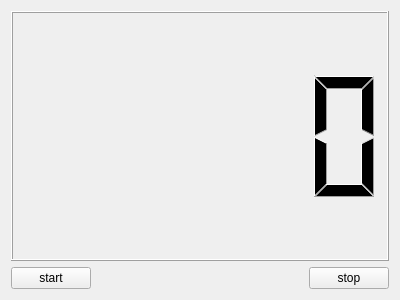
<?xml version="1.0" encoding="UTF-8"?>
<ui version="4.0">
 <class>Widget</class>
 <widget class="QWidget" name="Widget">
  <property name="geometry">
   <rect>
    <x>0</x>
    <y>0</y>
    <width>400</width>
    <height>300</height>
   </rect>
  </property>
  <property name="windowTitle">
   <string>Widget</string>
  </property>
  <layout class="QGridLayout" name="gridLayout">
   <item row="0" column="0" colspan="3">
    <widget class="QLCDNumber" name="lcdNumber"/>
   </item>
   <item row="1" column="0">
    <widget class="QPushButton" name="buttonStart">
     <property name="text">
      <string>start</string>
     </property>
    </widget>
   </item>
   <item row="1" column="1">
    <spacer name="horizontalSpacer">
     <property name="orientation">
      <enum>Qt::Horizontal</enum>
     </property>
     <property name="sizeHint" stdset="0">
      <size>
       <width>229</width>
       <height>20</height>
      </size>
     </property>
    </spacer>
   </item>
   <item row="1" column="2">
    <widget class="QPushButton" name="buttonStop">
     <property name="text">
      <string>stop</string>
     </property>
    </widget>
   </item>
  </layout>
 </widget>
 <layoutdefault spacing="6" margin="11"/>
 <resources/>
 <connections/>
</ui>
